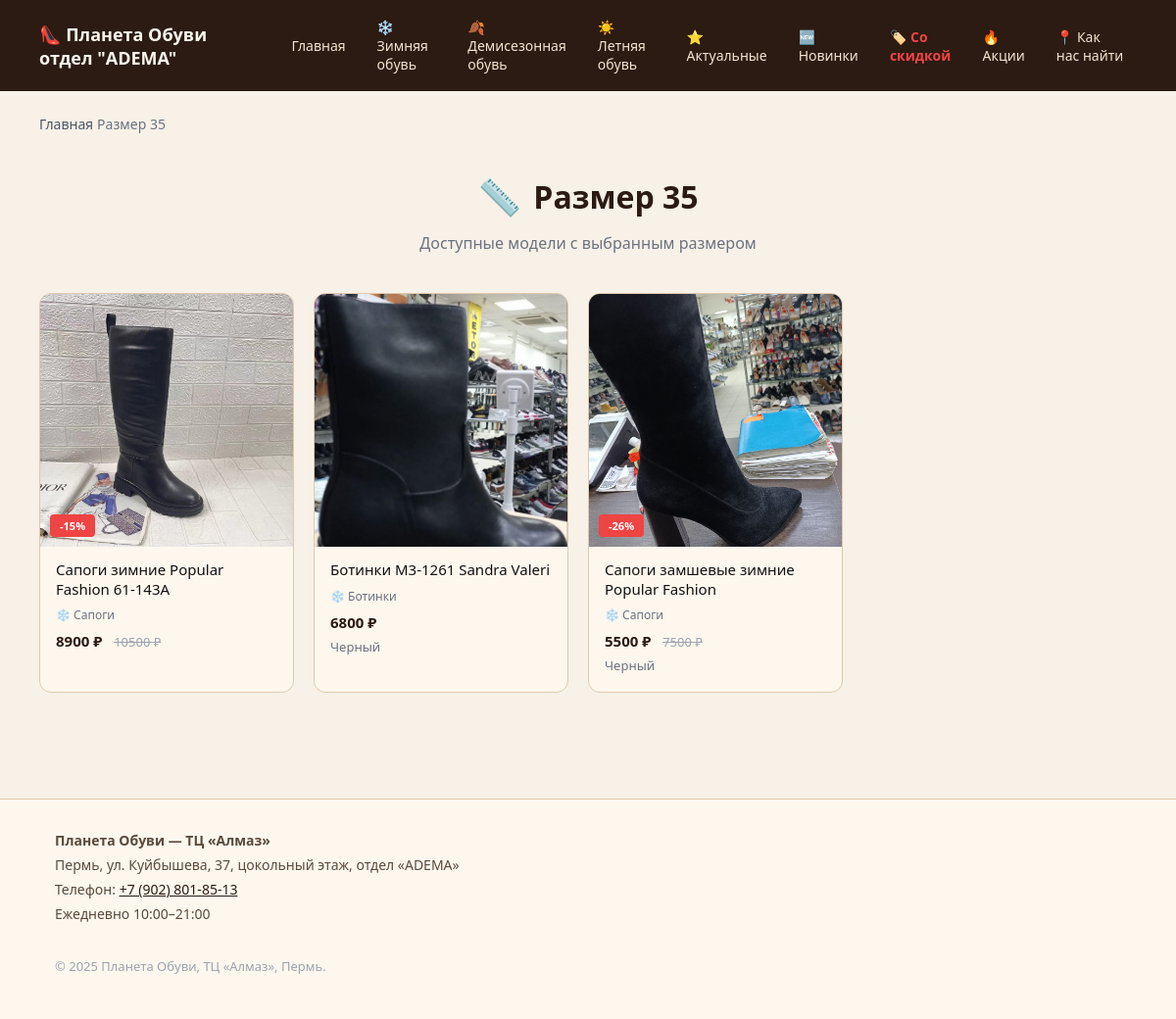
The app's page /products?size=35 with its own data.
### app/models.py (models this page shows)
class Category(Base):
    __tablename__ = "categories"
    id = Column(Integer, primary_key=True, index=True)
    name = Column(String(255), nullable=False)
    slug = Column(String(255), unique=True, nullable=False, index=True)
    icon = Column(String(32), nullable=True)  # emoji или иконка
    sort_order = Column(Integer, default=0, nullable=False)
    subcategories = relationship("Subcategory", back_populates="category", order_by="Subcategory.sort_order")

class Product(Base):
    __tablename__ = "products"
    id = Column(Integer, primary_key=True, index=True)
    name = Column(String(255), nullable=False)
    slug = Column(String(255), nullable=False, index=True)
    description = Column(Text, nullable=True)
    price = Column(Float, nullable=False)
    old_price = Column(Float, nullable=True)
    sizes_json = Column(String(255), nullable=True)  # JSON: "[36, 37, 38, 39]"
    color = Column(String(64), nullable=True)
    image_url = Column(String(512), nullable=True)
    is_active = Column(Boolean, default=True, nullable=False)
    is_new = Column(Boolean, default=False, nullable=False)  # новинка
    is_featured = Column(Boolean, default=False, nullable=False)  # актуальный товар
    created_at = Column(DateTime, default=datetime.utcnow, nullable=False)
    subcategory_id = Column(Integer, ForeignKey("subcategories.id"), nullable=True)
    subcategory = relationship("Subcategory", back_populates="products")

class Subcategory(Base):
    __tablename__ = "subcategories"
    id = Column(Integer, primary_key=True, index=True)
    name = Column(String(255), nullable=False)
    slug = Column(String(255), nullable=False, index=True)
    sort_order = Column(Integer, default=0, nullable=False)
    category_id = Column(Integer, ForeignKey("categories.id"), nullable=False)
    category = relationship("Category", back_populates="subcategories")
    products = relationship("Product", back_populates="subcategory", order_by="Product.created_at.desc()")

### app/main.py (the view)
@app.get("/products", response_class=HTMLResponse)
def products_page(
    request: Request,
    size: int | None = None,
    db: Session = Depends(get_db),
) -> HTMLResponse:
    all_categories = db.query(Category).options(joinedload(Category.subcategories)).order_by(Category.sort_order).all()
    products = (
        db.query(Product)
        .options(joinedload(Product.subcategory).joinedload(Subcategory.category))
        .filter(Product.is_active.is_(True))
        .order_by(Product.created_at.desc())
        .all()
    )
    if size is not None:
        filtered: list[Product] = []
        for product in products:
            sizes = from_json(product.sizes_json)
            if isinstance(sizes, list) and any(int(s) == size for s in sizes if s is not None):
                filtered.append(product)
        products = filtered
    list_title = f"Размер {size}" if size is not None else "Все товары"
    list_subtitle = "Доступные модели с выбранным размером" if size is not None else "Все модели в наличии"
    page_title = f"Обувь размера {size} — ТЦ «Алмаз», Пермь" if size is not None else "Каталог обуви — ТЦ «Алмаз», Пермь"
    meta_description = (
        f"Женская кожаная обувь размера {size} в наличии. ТЦ «Алмаз», ул. Куйбышева, 37."
        if size is not None
        else "Каталог женской кожаной обуви в Перми: зимняя, демисезонная, летняя. ТЦ «Алмаз»."
    )
    return templates.TemplateResponse(
        "products_list.html",
        {
            "request": request,
            "categories": all_categories,
            "products": products,
            "list_title": list_title,
            "list_subtitle": list_subtitle,
            "list_icon": "📏",
            "page_title": page_title,
            "meta_description": meta_description,
        },
    )

### app/templates/products_list.html (shortened to what this page needs)
{% extends "base.html" %}
{% block content %}
<nav class="breadcrumbs" aria-label="Хлебные крошки">
  <ol itemscope itemtype="https://schema.org/BreadcrumbList">
    <li itemprop="itemListElement" itemscope itemtype="https://schema.org/ListItem">
      <a href="/" itemprop="item"><span itemprop="name">Главная</span></a>
    </li>
    <li itemprop="itemListElement" itemscope itemtype="https://schema.org/ListItem">
      <span itemprop="name">{{ list_title }}</span>
    </li>
  </ol>
</nav>
<section class="products-list-page">
  <header class="products-list-header animate-slide-up">
    <h1><span class="list-icon">{{ list_icon }}</span> {{ list_title }}</h1>
    <p class="products-list-subtitle">{{ list_subtitle }}</p>
  </header>
  {% if products %}
  <div class="product-grid" itemscope itemtype="https://schema.org/ItemList">
    {% for product in products %}
    <article class="product-card animate-scale-in" style="--delay: {{ loop.index0 * 0.05 }}s" itemprop="itemListElement" itemscope itemtype="https://schema.org/Product">
      <a href="/product/{{ product.id }}-{{ product.slug }}" class="product-card-link">
        <div class="product-card-image">
          {% if product.image_url %}
          <img
            src="{{ product.image_url }}"
            alt="{{ product.name }}"
            itemprop="image"
            loading="lazy"
          />
          {% else %}
          <div class="product-placeholder">👠</div>
          {% endif %}
          {% if product.old_price and product.old_price > product.price %}
          <span class="product-badge product-badge-sale">
            -{{ ((product.old_price - product.price) / product.old_price * 100) | int }}%
          </span>
          {% endif %}
        </div>
        <div class="product-card-body">
          <h3 class="product-card-title" itemprop="name">{{ product.name }}</h3>
          {% if product.subcategory and product.subcategory.category %}
          <div class="product-card-category">
            {{ product.subcategory.category.icon }} {{ product.subcategory.name }}
          </div>
          {% endif %}
          <div class="product-card-price" itemprop="offers" itemscope itemtype="https://schema.org/Offer">
            <span class="price" itemprop="price" content="{{ product.price }}">{{ product.price | int }} ₽</span>
            {% if product.old_price and product.old_price > product.price %}
            <span class="old-price">{{ product.old_price | int }} ₽</span>
            {% endif %}
          </div>
          {% if product.color %}
          <div class="product-card-color">{{ product.color }}</div>
          {% endif %}
        </div>
      </a>
    </article>
    {% endfor %}
  </div>
  {% else %}
  <div class="products-empty animate-slide-up">
    <div class="empty-icon">📦</div>
    <p>В этом разделе пока нет товаров</p>
    <a href="/" class="btn btn-primary">← Вернуться на главную</a>
  </div>
  {% endif %}
</section>
{% endblock %}

### app/templates/base.html (shortened to what this page needs)
<!DOCTYPE html>
<html lang="ru">
  <head>
    <link rel="stylesheet" href="{{ url_for('static', path='/style.css') }}?v=3" />
  </head>
  <body>
    <header class="header">
      <div class="container header-inner">
        <div class="logo">
          <a href="/">👠 Планета Обуви отдел "ADEMA"</a>
        </div>
        <nav class="nav">
          <a href="/" class="nav-link">Главная</a>
          {% if categories is defined %}
            {% for cat in categories %}
            <div class="nav-dropdown">
              <a href="/category/{{ cat.slug }}" class="nav-link nav-link-dropdown">
                {{ cat.icon }} {{ cat.name }}
              </a>
            </div>
            {% endfor %}
          {% endif %}
          <a href="/featured" class="nav-link">⭐ Актуальные</a>
          <a href="/new" class="nav-link">🆕 Новинки</a>
          <a href="/sale" class="nav-link nav-link-sale">🏷️ Со скидкой</a>
          <a href="/promotions" class="nav-link">🔥 Акции</a>
          <a href="/map" class="nav-link">📍 Как нас найти</a>
        </nav>
      </div>
    </header>
    <main class="main container">
      {% block content %}{% endblock %}
    </main>
    <footer class="footer" itemscope itemtype="https://schema.org/LocalBusiness">
      <div class="container footer-inner">
        <div class="footer-info">
          <p itemprop="name"><strong>Планета Обуви — ТЦ «Алмаз»</strong></p>
          <p itemprop="address" itemscope itemtype="https://schema.org/PostalAddress">
            <span itemprop="addressLocality">Пермь</span>,
            <span itemprop="streetAddress">ул. Куйбышева, 37, цокольный этаж, отдел «ADEMA»</span>
          </p>
          <p>Телефон: <a href="tel:+79028018513" itemprop="telephone">+7 (902) 801-85-13</a></p>
          <p itemprop="openingHours" content="Mo-Su 10:00-21:00">Ежедневно 10:00–21:00</p>
        </div>
        <p class="footer-copy">&copy; 2025 Планета Обуви, ТЦ «Алмаз», Пермь.</p>
      </div>
    </footer>
  </body>
</html>

### static/style.css (style rules this page uses)
* { box-sizing: border-box; }
body { margin: 0; font-family: system-ui, -apple-system, BlinkMacSystemFont, "Segoe UI", sans-serif; color: #111111; background-color: #f7f1e8; }
a { color: #2b1b12; }
.container { max-width: 1120px; margin: 0 auto; padding: 0 16px; }
.header { background-color: #2b1b12; color: #fdf7ee; position: sticky; top: 0; z-index: 100; }
.header-inner { display: flex; align-items: center; justify-content: space-between; padding: 12px 0; gap: 16px; }
.logo a { color: #fdf7ee; text-decoration: none; font-weight: 600; font-size: 18px; }
.nav { display: flex; gap: 8px; flex-wrap: nowrap; align-items: center; overflow-x: auto; scrollbar-width: none; }
.nav-link { color: #f5e3d1; text-decoration: none; font-size: 14px; padding: 6px 12px; border-radius: 6px; transition: background-color 0.15s ease, color 0.15s ease; }
.nav-dropdown { position: relative; }
.nav-link-dropdown { display: inline-flex; align-items: center; gap: 4px; }
.main { padding: 24px 0 48px; min-height: calc(100vh - 200px); }
.product-grid { display: grid; grid-template-columns: repeat(auto-fill, minmax(200px, 260px)); gap: 20px; justify-content: start; }
.product-card { background-color: #fdf7ee; border-radius: 12px; border: 1px solid #e1c9ab; overflow: hidden; transition: all 0.2s ease; }
.product-grid .product-card { max-width: 100%; }
.product-card-link { display: flex; flex-direction: column; color: inherit; text-decoration: none; height: 100%; }
.product-card-image { width: 100%; aspect-ratio: 1 / 1; position: relative; background-color: #e7d3ba; overflow: hidden; }
.product-card-image img { width: 100%; height: 100%; object-fit: cover; }
.product-badge { position: absolute; top: 10px; left: 10px; padding: 4px 10px; border-radius: 4px; font-size: 11px; font-weight: 600; text-transform: uppercase; }
.product-badge-sale { background-color: #ef4444; color: #fff; top: auto; bottom: 10px; }
.product-card-body { padding: 14px 16px 18px; }
.product-card-title { font-size: 15px; font-weight: 500; margin: 0 0 8px; line-height: 1.3; }
.product-card-price { font-size: 15px; }
.product-card-price .price { font-weight: 700; color: #2b1b12; }
.product-card-price .old-price { margin-left: 8px; font-size: 13px; color: #9ca3af; text-decoration: line-through; }
.product-card-color { margin-top: 6px; font-size: 13px; color: #6b7280; }
.breadcrumbs { font-size: 14px; margin-bottom: 20px; color: #6b7280; }
.breadcrumbs ol { list-style: none; display: flex; flex-wrap: wrap; gap: 4px; padding: 0; margin: 0; }
.breadcrumbs li { display: flex; align-items: center; }
.breadcrumbs a { color: #4b5563; text-decoration: none; }
.footer { border-top: 1px solid #e1c9ab; padding: 32px 0; font-size: 14px; color: #5b4a3b; background-color: #fdf7ee; }
.footer-inner { display: flex; flex-direction: column; gap: 16px; }
.footer-info p { margin: 0 0 6px; }
.footer-info a { color: #2b1b12; font-weight: 500; }
.footer-copy { color: #9ca3af; font-size: 13px; }
.animate-slide-up { animation: slideUp 0.7s ease-out both; animation-delay: var(--delay, 0s); }
.animate-scale-in { animation: scaleIn 0.6s ease-out both; animation-delay: var(--delay, 0s); }
.product-card { transition: transform 0.3s ease, box-shadow 0.3s ease; }
.product-card-image img { transition: transform 0.4s ease; }
.products-list-page { padding: 20px 0 60px; }
.products-list-header { text-align: center; margin-bottom: 40px; }
.products-list-header h1 { font-size: 32px; margin: 0 0 12px; color: #2b1b12; display: flex; align-items: center; justify-content: center; gap: 12px; }
.products-list-header .list-icon { font-size: 36px; }
.products-list-subtitle { color: #6b7280; font-size: 16px; margin: 0; }
.nav-link-sale { color: #ef4444 !important; font-weight: 600; }
.product-card-category { font-size: 12px; color: #6b7280; margin-bottom: 8px; display: flex; align-items: center; gap: 4px; }

### records on screen
Category: icon "❄️", name "Зимняя обувь"
Category: icon "🍂", name "Демисезонная обувь"
Category: icon "☀️", name "Летняя обувь"
Product: image_url (picture), old_price+price "15", name "Сапоги зимние Popular Fashion 61-143A", subcategory.category.icon "❄️", subcategory.name "Сапоги", price "8900", old_price "10500"
Product: image_url (picture), name "Ботинки M3-1261 Sandra Valeri", subcategory.category.icon "❄️", subcategory.name "Ботинки", price "6800", color "Черный"
Product: image_url (picture), old_price+price "26", name "Сапоги замшевые зимние Popular Fashion", subcategory.category.icon "❄️", subcategory.name "Сапоги", price "5500", old_price "7500", color "Черный"

### other values on screen
{{ list_title }} "Размер 35"
{{ list_icon }} "📏"
{{ list_subtitle }} "Доступные модели с выбранным размером"
